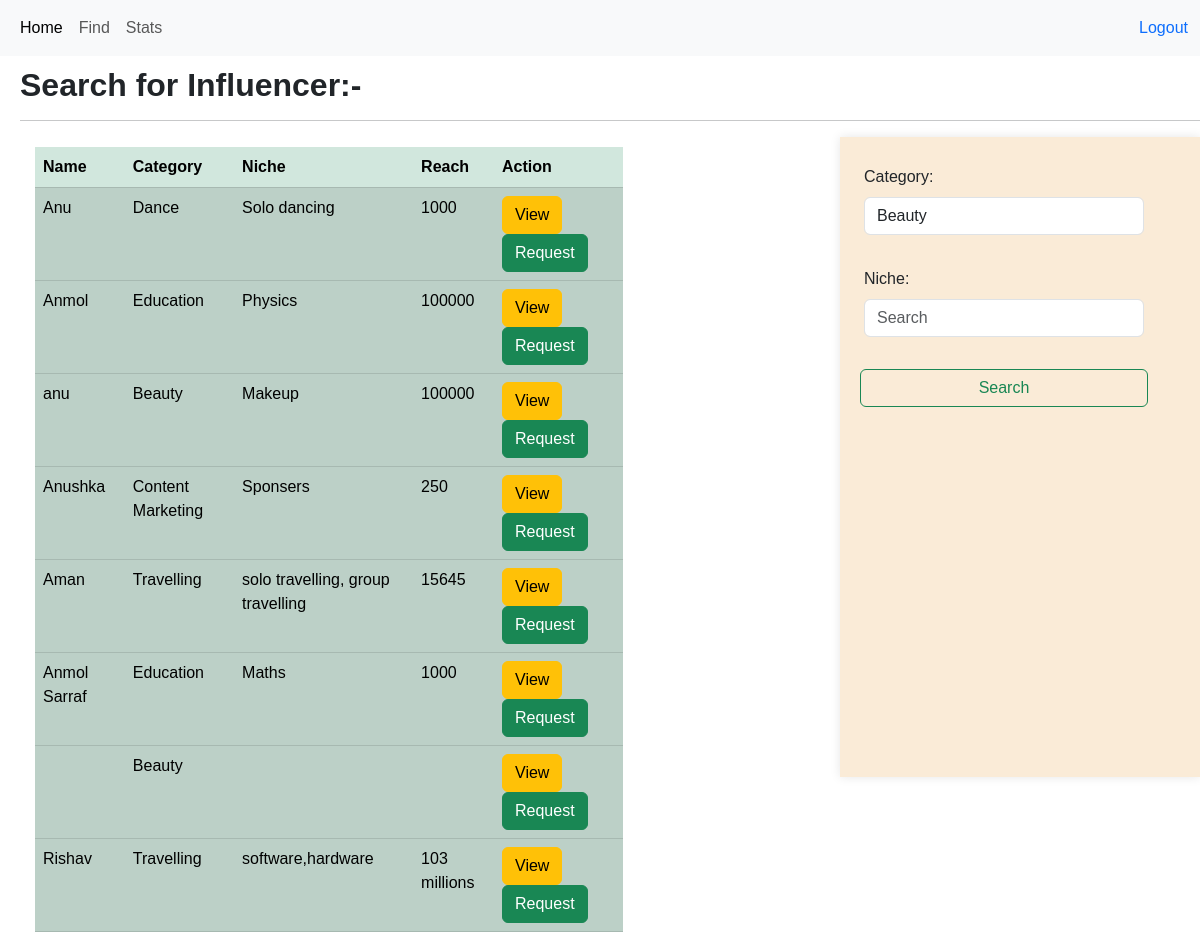
The app's page /sponser_home/find/1 with its own data.
### app.py (models this page shows)
class influencer(db.Model):
    __tablename__='influcener'
    influencer_id=db.Column(db.Integer,primary_key=True,autoincrement=True)
    name=db.Column(db.String,db.ForeignKey(user.username))
    Category=db.Column(db.String)
    Niche=db.Column(db.String)
    reach=db.Column(db.Integer)
    user_id=db.Column(db.Integer,db.ForeignKey(user.user_id))
    photo_path = db.Column(db.String)
    flagged_info=db.Column(db.Boolean, default=False)

### app.py (the view)
@app.route("/sponser_home/find/<int:id>",methods=["GET"])
def homelander(id):
    userdata1=dict()
    ans=db.session.query(user).filter(user.role=='user').all()
    c=0
    for i in ans:
        userdata=db.session.query(influencer).filter(influencer.user_id==i.user_id).first()
        userdata1[c]=[i.user_id,userdata.reach,userdata.name,userdata.Category,userdata.Niche]
        c=c+1
    return render_template("sponser_user_find.html",userdata1=userdata1,id=id)

### templates/sponser_user_find.html (shortened to what this page needs)
<!DOCTYPE html>
<html lang="en">
<head>
    <link href="https://cdn.jsdelivr.net/npm/bootstrap@5.3.3/dist/css/bootstrap.min.css" rel="stylesheet">
    <link rel="stylesheet" href="\static\style.css">
</head>
<body>
    <nav class="navbar navbar-expand-lg bg-body-tertiary" id="navbar">
        <div class="container-fluid">
          <div class="collapse navbar-collapse" id="navbarText">
            <ul class="navbar-nav me-auto mb-2 mb-lg-0">
              <li class="nav-item">
                <a class="nav-link active" aria-current="page" href="/sponserhome/{{ id }}">Home</a>
              </li>
              <li class="nav-item">
                <a class="nav-link" href="/sponser_home/find/{{ id }}">Find</a>
              </li>
              <li class="nav-item">
                <a class="nav-link" href="#">Stats</a>
              </li>
            </ul>
            <a id="logout" href="/">Logout</a>
          </div>
        </div>
      </nav>
      <div style="margin-top: 10px; margin-left: 20px;">
        <h2><b>Search for Influencer:- <hr></h2></b>
      </div>
      <div class="containers">
        <div class="sepearate_container">
      <table class="table table-success table-striped" id="tab1">
        <thead>
          <tr>
            <th>Name</th>
            <th>Category</th>
            <th>Niche</th>
            <th>Reach</th>
            <th>Action</th>
          </tr>
        </thead>
        <tbody>
          {% for user in userdata1 %}
          <tr>
            <td  class="table-active">{{userdata1[user][2]}}</td>
            <td  class="table-active">{{userdata1[user][3]}}</td>
            <td  class="table-active">{{userdata1[user][4]}}</td>
            <td  class="table-active">{{userdata1[user][1]}}</td>
            <td  class="table-active"><a type="button" class="btn btn-warning" href="/sponser/request/{{ userdata1[user][0] }}">
              View </a>
            <a type="button" class="btn btn-success" href="/sponser/adreq_sent/{{ userdata1[user][0] }}">Request</a>
            </td>
          </tr>
            {% endfor %}
          </tbody>
        </table>
      </div>
      <div class="contain2">
        <form class="row g-2" id="search" method="POST" action="/sponser_home/value/{{ id }}" style="margin-top: 20px;margin-left: 20px; width: 80%;">
          <div>
          <label class="form-label">Category: </label><br>
          <select  name="cate" class="form-control">
            <option value="Beauty">Beauty</option>
          </select><br>
          </div>
          <div>
            <label class="form-label">Niche:</label><br>
            <input class="form-control" type="search" placeholder="Search" aria-label="Search" name="niche"><br>
          </div>
          <button class="btn btn-outline-success" type="submit">Search</button>
        </form>
      </div>
    </div>
    </body>
</html>

### static/style.css (style rules this page uses)
* { font-family:Tahoma, Geneva, Verdana, sans-serif; height: auto; }
#logout { margin-left: 10px; text-decoration:none; }
#search { margin-right: 200px; }
#tab1 { width:70%; margin-left: 35px; margin-top: 10px; }
.containers { display: flex; }
.sepearate_container { width: 70%; }
.contain2 { box-shadow: 0 0 10px rgba(0, 0, 0, 0.1); background-color: antiquewhite; height: 80vh; width: 30%; }

### records on screen
influencer: name "Anu", Category "Dance", Niche "Solo dancing", reach "1000"
influencer: name "Anmol", Category "Education", Niche "Physics", reach "100000"
influencer: name "anu", Category "Beauty", Niche "Makeup", reach "100000"
influencer: name "Anushka", Category "Content Marketing", Niche "Sponsers"
influencer: name "Aman", Category "Travelling", Niche "solo travelling, group travelling", reach "15645"
influencer: name "Anmol Sarraf", Category "Education", Niche "Maths", reach "1000"
influencer: Category "Beauty"
influencer: name "Rishav", Category "Travelling", Niche "software,hardware", reach "103 millions"

### other values on screen
{{ userdata1[user][1] }} "250"
